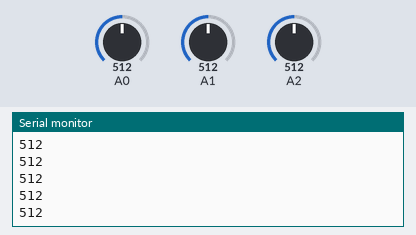
This sketch was run on a simulated Arduino Uno, built with avr-gcc and run on an emulated ATmega328P. On the bench: the last lines printed to the serial monitor. The inputs (shaded band) are chosen by the test bench; at power-on: A0 = 512, A2 = 512, A1 = 512.

Above: at 1.2 s.
1.3 s: A0 set to 716
At 2.1 s:
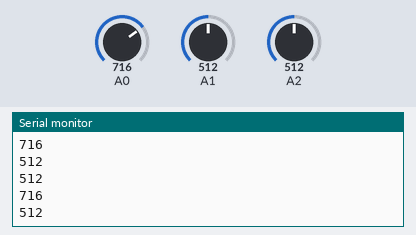
2.8 s: A2 set to 716
At 3.4 s:
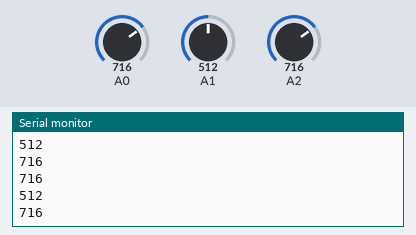
4.3 s: A1 set to 306
At 5.1 s:
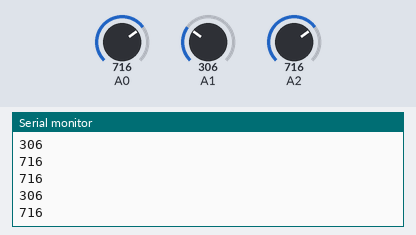
5.8 s: A1 set to 260
At 6.8 s:
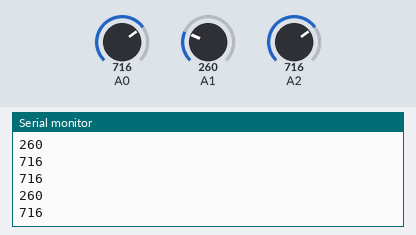
7.3 s: A0 set to 900
At 7.8 s:
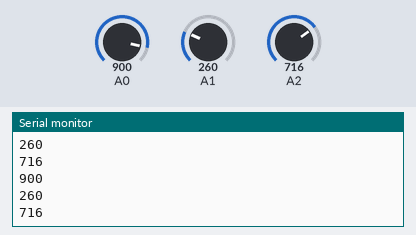
8.8 s: A2 set to 511
At 9.7 s:
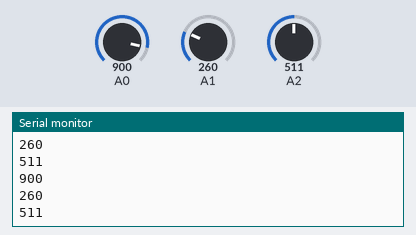
Timing chart, 0 to 11.3 s (numbered marks = the images above; inputs shaded):
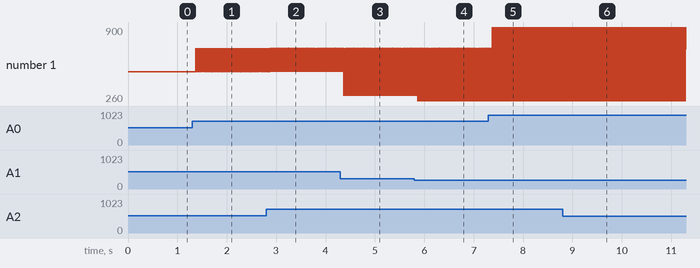

The sketch:

Parkinsons.ino
```cpp
//Example AnalogRead() code


void setup() {
  Serial.begin(9600);           //  setup serial
}

void loop() {
  int x_input = A0;
  int y_input = A1;
  int z_input = A2;

  //int val0 = 0;  // variable to store the value read
  //int val1 = 1;
  //int val2 = 2;
  int val0 = analogRead(A0);  // read the input pin
  Serial.println(val0);          // debug value

  int val1 = analogRead(A1);
  Serial.println(val1);

  int val2 = analogRead(A2);
  Serial.println(val2);

}
```

Average_Test.cpp
```cpp
//Example AnalogRead() code
int vibration1 = 12;
int vibration2 = 11;

int i;

int val0;
int val1;
int val2;

int x_input = A0;
int y_input = A1;
int z_input = A2;


void setup() {
  Serial.begin(9600);           //  setup serial
  pinMode(vibration1, OUTPUT);    // sets the digital pin 1 as output
   //digitalWrite(vibration1, HIGH);
    pinMode(vibration2, OUTPUT);    // sets the digital pin 1 as output
  // digitalWrite(vibration2, HIGH);
}

void loop() {


  for ( i = 0; i<10; i++){
    val0 = 0;
    val1 = 0;
    val2 = 0;

    val0 += analogRead(A0);  // read the input pin
    val1 += analogRead(A1);
    val2 += analogRead(A2);

  }
  val0 = val0/10;         // calculates average
  val1 = val1/10;
  val2 = val2/10;
  Serial.print(val0+'\t');          // debug value
  Serial.print(val1 +'\t');
  Serial.println(val2 +'\t');

  // This detects is the gait is too far foward
  while (val0 !=0){
    while(  (270 >val0) ||( val0 >310)){
      digitalWrite(vibration1, HIGH); // sets the digital pin 13 on
      delay(1000);            // waits for a second
      digitalWrite(vibration1, LOW);  // sets the digital pin 13 off
      delay(1000);

      for ( i = 0; i<10; i++){
        val0 = 0;
        val1 = 0;
        val2 = 0;
        val0 += analogRead(A0);  // read the input pin
        val1 += analogRead(A1);
        val2 += analogRead(A2);
      }
      val0 = val0/10;
      val1 = val1/10;
      val2 = val2/10;
    }
  }
  digitalWrite(vibration1, LOW);
  for ( i = 0; i<10; i++){
        val0 = 0;
        val1 = 0;
        val2 = 0;
        val0 += analogRead(A0);  // read the input pin
        val1 += analogRead(A1);
        val2 += analogRead(A2);
      }
      val0 = val0/10;
      val1 = val1/10;
      val2 = val2/10;
}
```

Measured:
- after the input at 1.3 s, the serial monitor: prints a new line after 0.07 s (image 1)
- after the input at 4.3 s, the serial monitor: prints a new line after 0.07 s (image 3)
- after the input at 5.8 s, the serial monitor: prints a new line after 0.07 s (image 4)
- after the input at 7.3 s, the serial monitor: prints a new line after 0.08 s (image 5)
- after the input at 8.8 s, the serial monitor: prints a new line after 0.07 s (image 6)
- plotted number 1: 716 → 900 after the input at 7.3 s
